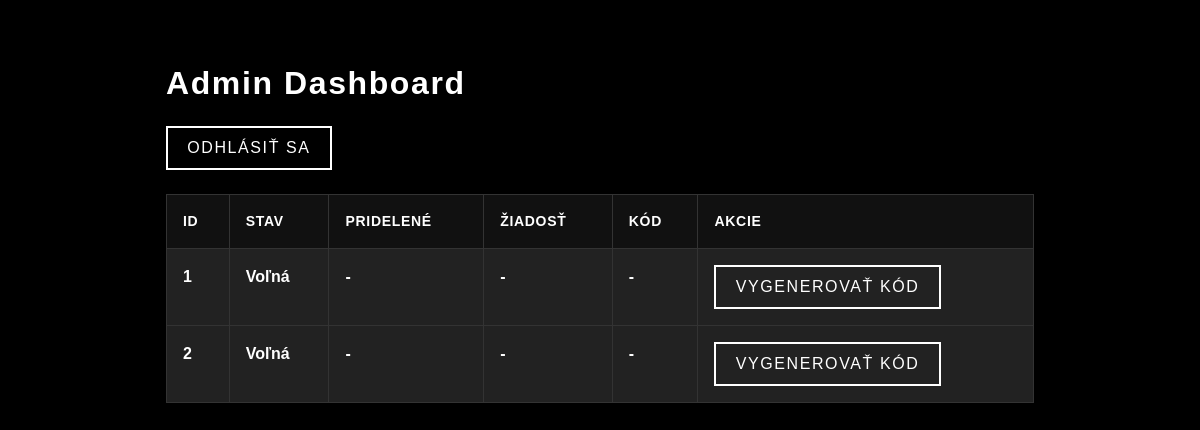
Before: /admin (signed in) with the older database file.
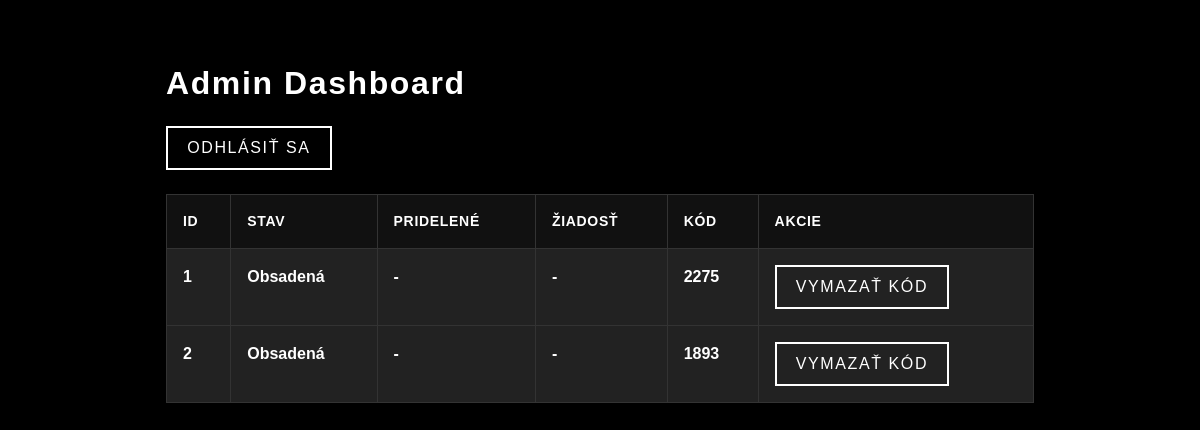
After: the same page with the newer database file.
### models.py (models this page shows)
class Locker(db.Model):
    id = db.Column(db.Integer, primary_key=True) # Primárny kľúč
    code = db.Column(db.String(10), nullable=True)  # Kód pre odomknutie
    assigned_to = db.Column(db.Integer, db.ForeignKey("user.id"), nullable=True)  # ID užívateľa, ktorému je schránka pridelená
    requested_by = db.Column(db.Integer, db.ForeignKey("user.id"), nullable=True)  # ID užívateľa, ktorý požiadal o schránku
    is_active = db.Column(db.Boolean, default=False)  # Či je schránka obsadená
    assigned_user = db.relationship("User", foreign_keys=[assigned_to], backref="assigned_lockers", lazy=True)
    requested_user = db.relationship("User", foreign_keys=[requested_by], backref="requested_lockers", lazy=True)

### server.py (the view)
@app.route("/admin")
@login_required
def admin_dashboard():
    lockers = Locker.query.all()
    return render_template("admin_dashboard.html", lockers=lockers)

### server.py (called while the page is built)
@login_manager.user_loader
def load_user(user_id):
    return User.query.get(int(user_id))

### templates/admin_dashboard.html (shortened to what this page needs)
<!DOCTYPE html>
<html lang="sk">
<head>
    <link rel="stylesheet" href="https://cdn.jsdelivr.net/npm/bootstrap@5.3.0/dist/css/bootstrap.min.css">
    <link rel="stylesheet" href="{{ url_for('static', filename='css/style.css') }}">
</head>
</head>
<body class="container mt-4">
    <h2>Admin Dashboard</h2>
    <a href="{{ url_for('logout') }}" class="btn btn-danger mb-3">Odhlásiť sa</a>
    <table class="table">
        <thead>
            <tr>
                <th>ID</th>
                <th>Stav</th>
                <th>Pridelené</th>
                <th>Žiadosť</th>
                <th>Kód</th>
                <th>Akcie</th>
            </tr>
        </thead>
        <tbody>
            {% for locker in lockers %}
            <tr id="locker-{{ locker.id }}">
                <td>{{ locker.id }}</td>
                <td>{% if locker.is_active %} Obsadená {% else %} Voľná {% endif %}</td>
                <td>{% if locker.assigned_user %} {{ locker.assigned_user.name }} {% else %} - {% endif %}</td>
                <td>{% if locker.requested_user %} {{ locker.requested_user.name }} {% else %} - {% endif %}</td>
                <td>
                    {% if locker.code and locker.is_active %}
                        <strong>{{ locker.code }}</strong>
                    {% else %}
                        -
                    {% endif %}
                </td>
                <td>
                    {% if locker.requested_by and not locker.is_active %}
                        <button class="btn btn-success approve-btn" data-id="{{ locker.id }}">Schváliť</button>
                        <button class="btn btn-danger reject-btn" data-id="{{ locker.id }}">Zamietnuť</button>
                    {% elif not locker.is_active and not locker.requested_by %}
                        <button class="btn btn-secondary gencode-btn" data-id="{{ locker.id }}">Vygenerovať kód</button>
                    {% elif locker.is_active %}
                        <button class="btn btn-warning delete-code-btn" data-id="{{ locker.id }}">Vymazať kód</button>
                    {% else %}
                        -
                    {% endif %}
                </td>
            </tr>
            {% endfor %}
        </tbody>
    </table>
</body>
</html>

Changed rows visible on the page:
changed Locker id 1: code (not shown) → "2275"; is_active "Voľná VYGENEROVAŤ KÓD" → "Obsadená VYMAZAŤ KÓD"; no longer shows "-"
changed Locker id 2: code (not shown) → "1893"; is_active "Voľná VYGENEROVAŤ KÓD" → "Obsadená VYMAZAŤ KÓD"; no longer shows "-"
